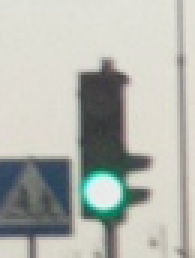
#> input picture traffic_signs/traffic_light_green.png, 65 x 86 px (shown 3 times larger); its folder holds only this picture in this run
$ python -i graph_utils.py   (imports and definitions only)
#> lines starting #> are read from the running program, lines starting #| are printed output that depends on the picture; after the words box and inside, x2 and y2 are one past the last pixel; in counts of white or black regions, pixels touching at a corner belong together
#> further down, picture is the input picture: shape (86, 65, 3); mean B, G, R 175, 181.9, 179.5
import cv2
import numpy as np
import matplotlib.pyplot as plt
import matplotlib.image as mpimg
import numpy as np
import cv2
import os

import math

# [1 line not run here, left out]
debug = 0

def show_image(title,img,cmap=None):
    if(debug==1):
        #print (title)
        plt.figure()
        plt.title(title)
        plt.imshow(img,cmap)

def yellowgrayscale(image):
    #enhance yellow then find grayscale

    #image = cv2.cvtColor(image, cv2.COLOR_BGR2HSV)
    # define range of yellow color in HSV
    #lower = np.array([40,40,40])
    #upper = np.array([150,255,255])

    #RGB limits
    lower = np.array([80,80,40])
    upper = np.array([255,255,80])

    # Threshold the HSV image to get only yellow colors
    mask = cv2.inRange(image, lower, upper)
    #show_image('mask',mask)

    # Bitwise-AND mask and original image
    res = cv2.bitwise_and(image,image, mask= mask)
    res = cv2.addWeighted(res, 1.0, image, 1.0, 0)
    res = grayscale(res)

    return res

def grayscale(img):
    """Applies the Grayscale transform
    This will return an image with only one color channel
    but NOTE: to see the returned image as grayscale
    you should call plt.imshow(gray, cmap='gray')"""
    return cv2.cvtColor(img, cv2.COLOR_BGR2GRAY)

def canny(img, low_threshold, high_threshold):
    """Applies the Canny transform"""
    return cv2.Canny(img, low_threshold, high_threshold)

def gaussian_blur(img, kernel_size):
    """Applies a Gaussian Noise kernel"""
    return cv2.GaussianBlur(img, (kernel_size, kernel_size), 0)

def region_of_interest(img, vertices):
    """
    Applies an image mask.

    Only keeps the region of the image defined by the polygon
    formed from `vertices`. The rest of the image is set to black.
    """
    #defining a blank mask to start with
    mask = np.zeros_like(img)

    #defining a 3 channel or 1 channel color to fill the mask with depending on the input image
    if len(img.shape) > 2:
        channel_count = img.shape[2]  # i.e. 3 or 4 depending on your image
        ignore_mask_color = (255,) * channel_count
    else:
        ignore_mask_color = 255

    #filling pixels inside the polygon defined by "vertices" with the fill color
    cv2.fillPoly(mask, vertices, ignore_mask_color)

    #returning the image only where mask pixels are nonzero
    masked_image = cv2.bitwise_and(img, mask)
    return masked_image


# [6 lines left out: function draw_lines, not called in this run]

def weighted_img(img, initial_img, alfa=0.8, beta=1., theta=0.):

    return cv2.addWeighted(initial_img, alfa, img, beta, theta)

# [7 lines left out: function test_lines, not called in this run]
    #mark_lanes(line_img,img)
    #plt.imshow(line_img, cmap='gray')

def top(img):
    """
        Define where to truncate the image. This function brings hard-coding to one place.
    """
    hardcoding = 0.6

    image_height = img.shape[0]
    image_width = img.shape[1]
    image_top = hardcoding*image_height #top is the lowest top x value of region on interest
    image_bottom = 1.0*image_height

    return [image_top,image_bottom]

#my modified and new functions
def lane_lines(img, lines):
    """
    `lines` should be the output of a cv2.HoughLinesP.

    Returns left lane and right lane in a list.
    """
    num_lines = lines.shape[0]
    #rlines & llines store y values corresponding top and bottom x values along with weight (length of hf line y2-y1)
    llines = []
    rlines = []
    image_height = img.shape[0]
    image_width = img.shape[1]
    [image_top,image_bottom] = top(img) #top is the lowest top x value of region on interest

    #for test drawing of what lines we are selecting
    tl_lines = []
    tr_lines = []
    skip_lines = []

    #filter out all the points that have slope outside 80-100 degrees
    for line in lines:
        for x1,y1,x2,y2 in line:
            skipped=True
            if(x2 == x1):
                continue #skip vertical lines
            m = np.round((y2-y1)/(x2-x1),1) #round to 1/10th
            b = np.round(y2 - m*x2,0) #round to integer
            #if(debug):
                #print("point (x1,y1,x2,y2) ",x1,y1,x2,y2," m,b",m,b,"image_width=",image_width,"image_width",image_width)
            #ignore high slopes and intercept that are not in the image
            if(x1 > 0.3*image_width and  m >.5 and b < 0.5*image_width and b >= -100):
                #find where the line intercepts the image bottom,
                x_bottom = int((image_bottom -b)/m/10)*10 #round it to 10 pixels
                #find where the line intercepts the top of region of interest,
                x_top = int((image_top -b)/m/10)*10 #round it to 10 pixels
                if(x_bottom > 0.7*image_width and x_bottom < image_width):
                    newline = [x_bottom,x_top,(y2-y1),y2]
                    #print("right line =",newline)
                    skipped=False
                    rlines.append(newline)
                    tr_lines.append(line)
                    test_lines(img,[line],title=[m,b,x1,x2])
            elif(m<-.5):
                if(b < image_width and x2 < image_width):
                    #find where the line intercepts the image bottom,
                    x_bottom = int((image_bottom -b)/m/10)*10 #round it to 10 pixels
                    #find where the line intercepts the top of region of interest,
                    x_top = int((image_top -b)/m/10)*10 #round it to 10 pixels
                    if(x_bottom>0 and x_top <0.7*image_width):
                        newline = [x_bottom,x_top,(y1-y2),y1]
                        llines.append(newline)
                        tl_lines.append(line)
                        skipped=False
                        if(debug):
                            print("left point skipped [x_bottom,x_top,(y1-y2),y1]", [x_bottom,x_top,(y1-y2),y1])
                        test_lines(img,[line],title=[m,b,x1,x2])
                    else:
                        if(debug):
                            print("left point skipped x_bottom > 0:", x_bottom,"or x_top<0.7*image_width:",x_top)
            else:
                if(debug):
                    print("point skipped due to slope,intercept or x2 extending image_width",m,b,x2,image_width)
            if(skipped):
                skip_lines.append(line)
                #print("skipping (x1,y1,x2,y2) ",x1,y1,x2,y2," slope,intercept",m,b)

    test_lines(img,skip_lines)
    new_lines = np.array([np.array(llines),np.array(rlines)])
    #print ("new_lines shape=",new_lines.shape)
    #print ("shapes of llines,rlines=",new_lines[0].shape,new_lines[1].shape)
    return new_lines

# [135 lines left out: functions lines_to_lane, concat_hist_lines, are_lanes_ok, not called in this run]

def hough_lines(img, rho, theta, threshold, min_line_len, max_line_gap):
    """
    `img` should be the output of a Canny transform.
    lines are drawn between y values of vertices_top and vertices_bottom

    Returns an image with hough lines drawn.
    """
    lines = cv2.HoughLinesP(img, rho, theta, threshold, np.array([]), minLineLength=min_line_len, maxLineGap=max_line_gap)
    new_lines = lane_lines(img, lines)

    #here we should store historic lane_lines together
    concat_lines = concat_hist_lines(new_lines)

    line_img = np.zeros(img.shape, dtype=np.uint8)
    left_lane = lines_to_lane(img, concat_lines[0])
    right_lane = lines_to_lane(img, concat_lines[1])
    [left_lane,right_lane] = are_lanes_ok([left_lane,right_lane])
    lanes = np.array([np.array([left_lane]),np.array([right_lane])])

    #lanes = lines_to_lanes2(img,new_lines)
    draw_lines(line_img, lanes,thickness=10)

    return line_img

def get_houg_lines_image(image):
    """
    reads a color image and returns gray-image with masked region
    """
    # define a region to find the lines
    imshape = image.shape
#> imshape = (86, 65, 3)
    image_height=imshape[0]
#> image_height = 86
    image_width=imshape[1]
#> image_width = 65
    vertices_left = 0
    vertices_right = image_width-vertices_left
#> vertices_right = 65
    vertices_mid = image_width/2
#> vertices_mid = 32.5
    [vertices_top,vertices_bottom] = top(image)
#> vertices_top = 51.6; vertices_bottom = 86

    vertices = np.array([[(vertices_left,vertices_bottom),(vertices_left, vertices_top),
                          (vertices_right, vertices_top), (vertices_right,vertices_bottom)
                         ]], dtype=np.int32)
#> vertices = [[0, 86], [0, 51], [65, 51], [65, 86]]

    masked_image = region_of_interest(image, vertices)
#> in region_of_interest, `cv2.fillPoly(mask, vertices, ignore_mask_color)`:
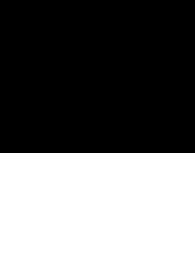
#> mask: shape (86, 65, 3) (shown 3 times larger); 40.7% white; 1 white region, box (x1, y1, x2, y2) and area: (0, 51, 65, 86) 2275
#> in region_of_interest, `masked_image = cv2.bitwise_and(img, mask)`:
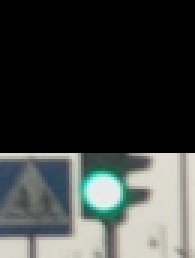
#> masked_image: shape (86, 65, 3) (shown 3 times larger); mean B, G, R 61.8, 63.9, 60.6
    #show_image("masked_image",masked_image)

    #get a grey scale image
    #gray = grayscale(masked_image)
    # gray = yellowgrayscale(masked_image)


    gray = yellowgrayscale(image)
#> in yellowgrayscale, `mask = cv2.inRange(image, lower, upper)`: mask: shape (86, 65); 2.4% white in thin lines or dots, all inside (x1, y1, x2, y2) = (0, 24, 45, 79)
#> in yellowgrayscale, `res = cv2.addWeighted(res, 1.0, image, 1.0, 0)`:
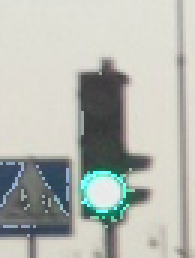
#> res: shape (86, 65, 3) (shown 3 times larger); mean B, G, R 177.3, 184, 181.1
    #show_image("grayscale",gray,cmap='gray')

    #equalize = cv2.equalizeHist(gray) didnt work
    #show_image("equalize",equalize,cmap='gray')

    #apply blur
    blur_gray = gaussian_blur(gray,5)
#> in gaussian_blur, `return cv2.GaussianBlur(img, (kernel_size, kernel_size), 0)`:
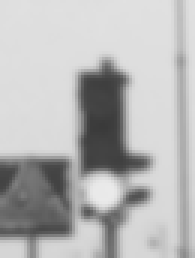
#> returned value: shape (86, 65) (shown 3 times larger); min 58, max 234, mean 182.4
    show_image("gaussian_blur",blur_gray,cmap='gray')

    #apply the canny transform to get edges
    edges = canny(blur_gray, 50,150)
#> in canny, `return cv2.Canny(img, low_threshold, high_threshold)`:
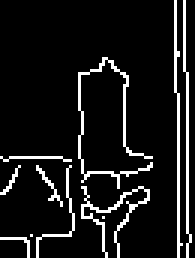
#> returned value: shape (86, 65) (shown 3 times larger); 9.2% white in thin lines or dots
    #show_image("canny",edges,cmap='gray')

    #Remask to remove horizontal edges near the top
    vertices = np.array([[(vertices_left,vertices_bottom),(vertices_left, vertices_top+10),
                          (vertices_right, vertices_top+10), (vertices_right,vertices_bottom)
                         ]], dtype=np.int32)
#> vertices = [[0, 86], [0, 61], [65, 61], [65, 86]]

    masked_edges = region_of_interest(edges, vertices)
#> in region_of_interest (call 2), `cv2.fillPoly(mask, vertices, ignore_mask_color)`:
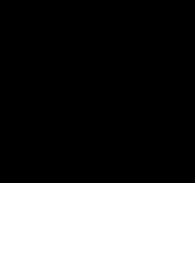
#> mask: shape (86, 65) (shown 3 times larger); 29.1% white; 1 white region, box (x1, y1, x2, y2) and area: (0, 61, 65, 86) 1625
#> in region_of_interest (call 2), `masked_image = cv2.bitwise_and(img, mask)`:
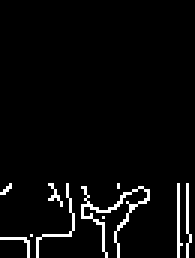
#> masked_image: shape (86, 65) (shown 3 times larger); 3.9% white in thin lines or dots, all inside (x1, y1, x2, y2) = (0, 61, 64, 86)
    show_image("masked_edges",masked_edges,cmap='gray')

    """
    TODO: Do we need to change these constants in the run? (40,100,160)
    """
    rho = 1           # distance resolution in pixels of the Hough grid
    theta = np.pi/180 # angular resolution in radians of the Hough grid
    threshold = 40 #15    # minimum number of points on a line (intersections in Hough grid cell)
    min_line_len = 100 #20  # minimum number of pixels making up a line
    max_line_gap = 160 #20  # maximum gap in pixels between connectable line segments

    hough_lines_img = hough_lines(masked_edges, rho, theta, threshold, min_line_len, max_line_gap)
#> in hough_lines, `lines = cv2.HoughLinesP(img, rho, theta, threshold, np.array([]), minL..`: lines = None
    show_image("hough_lines",hough_lines_img,cmap='gray')


    return hough_lines_img

# [11 lines left out: function mark_lanes, not called in this run]

>>> import cv2
>>> picture = cv2.imread('traffic_signs/traffic_light_green.png')
#> (the run stopped early here; a loop or call above may not have finished)
